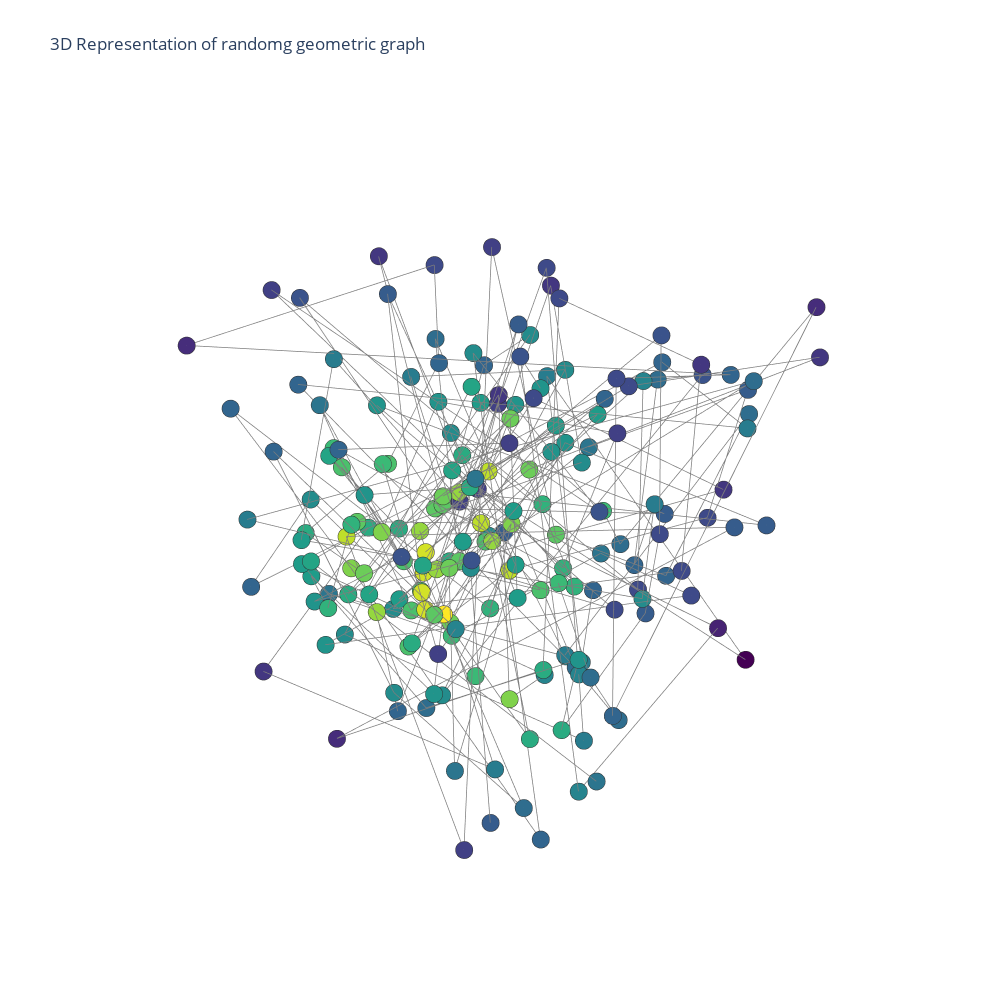

The cell this chart's notebook holds for it:
### Code cell
data=[trace1, trace2]
fig=go.Figure(data=data, layout=layout)
fig.show()

### Figure 1 — Plotly figure (JSON) as saved in the notebook; plotly's stock layout.template omitted (floating-point values rounded to 4 significant figures; data arrays with more than 128 entries replaced by an {"elided": "..."} marker saying what was removed)
{"data": [{"line": {"color": "rgb(125,125,125)", "width": 1.5}, "mode": "lines", "type": "scatter3d", "x": {"elided": "200 float values"}, "y": {"elided": "200 float values"}, "z": {"elided": "200 float values"}}, {"marker": {"color": {"elided": "200 float values"}, "colorscale": [[0, "#440154"], [0.1111, "#482878"], [0.2222, "#3e4989"], [0.3333, "#31688e"], [0.4444, "#26828e"], [0.5556, "#1f9e89"], [0.6667, "#35b779"], [0.7778, "#6ece58"], [0.8889, "#b5de2b"], [1, "#fde725"]], "line": {"color": "rgb(50,50,50)", "width": 0.5}, "size": 6, "symbol": "circle"}, "mode": "markers", "type": "scatter3d", "x": {"elided": "200 float values"}, "y": {"elided": "200 float values"}, "z": {"elided": "200 float values"}}], "layout": {"height": 1000, "scene": {"xaxis": {"showbackground": false, "showgrid": false, "showline": false, "showticklabels": false, "title": {"text": ""}, "zeroline": false}, "yaxis": {"showbackground": false, "showgrid": false, "showline": false, "showticklabels": false, "title": {"text": ""}, "zeroline": false}, "zaxis": {"showbackground": false, "showgrid": false, "showline": false, "showticklabels": false, "title": {"text": ""}, "zeroline": false}}, "showlegend": false, "title": {"text": "3D Representation of randomg geometric graph"}, "width": 1000}}
